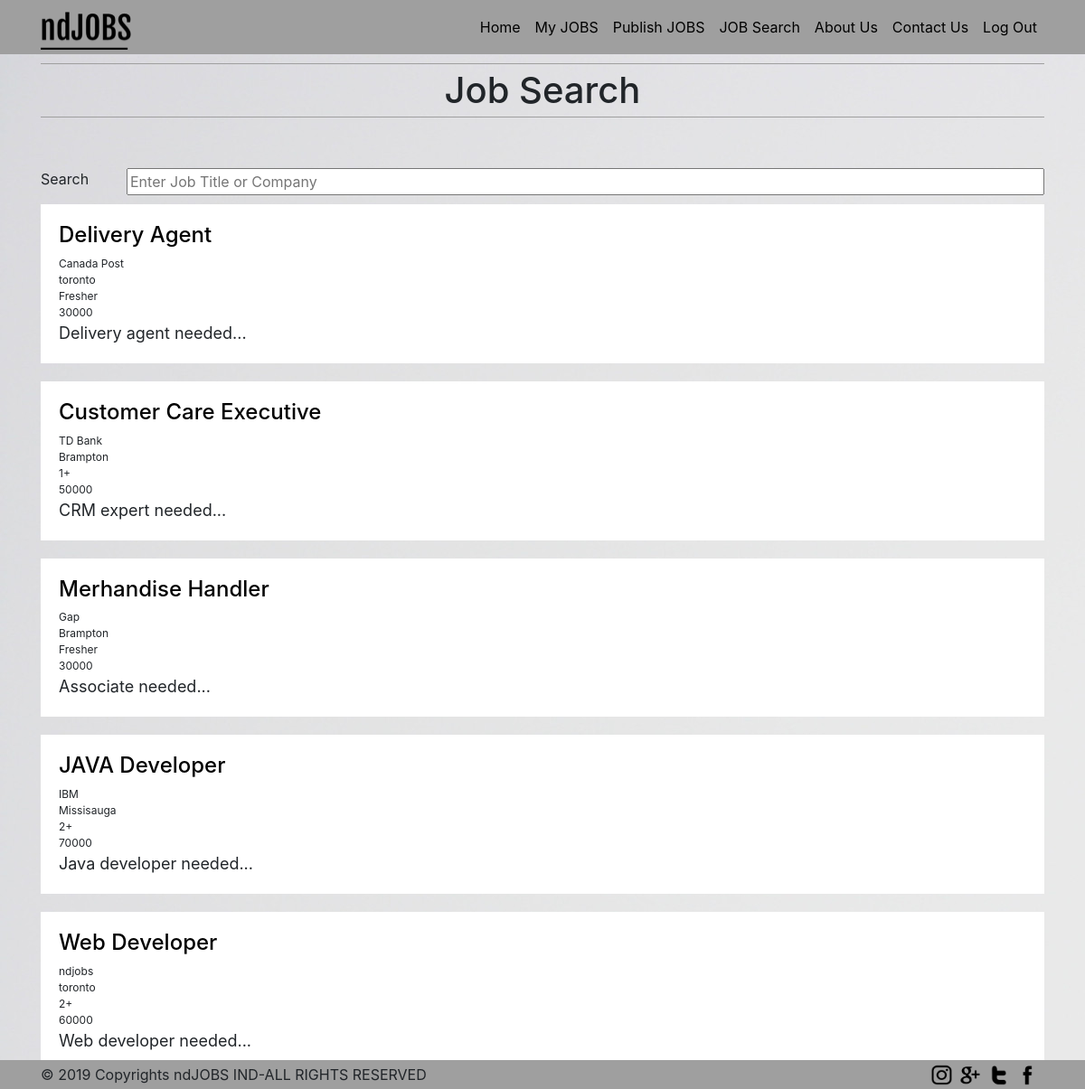
The app's page /jobsearch.php (signed in) with its own data.
### tables this page shows
CREATE TABLE `jobs` (
  `email` varchar(255) NOT NULL,
  `jobid` bigint(10) NOT NULL,
  `title` varchar(255) NOT NULL,
  `company` varchar(255) NOT NULL,
  `location` varchar(255) NOT NULL,
  `yoe` varchar(255) NOT NULL,
  `salary` varchar(255) NOT NULL,
  `description` longtext NOT NULL,
  `keywords` longtext NOT NULL
);

### jobsearch.php (the view, shortened to what this page needs)
<?php
$cn=@mysqli_connect('localhost','root','','ndjobs');
?>
<!DOCTYPE html>
<html>
<head>
<link rel="stylesheet" href="https://maxcdn.bootstrapcdn.com/bootstrap/4.3.1/css/bootstrap.min.css">
	<link rel="stylesheet" href="style.css">
</head>
<body>
<div class="main">
<div id="header">
<div class="container">
<div class="row">
<div class="col-xl-12">
<nav class="navbar navbar-expand-lg navbar-light bg-light ">
<?php
if (isset($_SESSION['seekeremail']))
{
  echo '<a class="navbar-brand" href="homeseeker.php">';
}
else if(isset($_SESSION['provideremail']))
{
  echo '<a class="navbar-brand" href="homeprovider.php">';
}
else
{
  echo '<a class="navbar-brand" href="index.php">';
}
?>
<img src="images/logo.png" width="100px"  height="50px"></a>
<div class="collapse navbar-collapse" id="navbarSupportedContent">
<ul class="navbar-nav">
  <?php
  if (isset($_SESSION['seekeremail']))
    {
      echo '<li class="nav-item">
<a class="nav-link" href="homeseeker.php">Home</a>
</li>
<li class="nav-item">
<a class="nav-link" href="profileseeker.php">My Profile</a>
</li>
<li class="nav-item">
<a class="nav-link" href="jobsearch.php">JOB Search</a>
</li>
<li class="nav-item">
<a class="nav-link" href="aboutus.php">About Us</a>
</li>
<li class="nav-item">
<a class="nav-link" href="contactus.php">Contact Us</a>
</li>
<li class="nav-item">
<a class="nav-link" href="logoutseeker.php">Log Out</a>
</li>';
    }
 else if (isset($_SESSION['provideremail']))
    {
      echo '<li class="nav-item">
<a class="nav-link" href="homeprovider.php">Home</a>
</li>
<li class="nav-item">
<a class="nav-link" href="providerjobs.php">My JOBS</a>
</li>
<li class="nav-item">
<a class="nav-link" href="addjobs.php">Publish JOBS</a>
</li>
<li class="nav-item">
<a class="nav-link" href="jobsearch.php">JOB Search</a>
</li>
<li class="nav-item">
<a class="nav-link" href="aboutus.php">About Us</a>
</li>
<li class="nav-item">
<a class="nav-link" href="contactus.php">Contact Us</a>
</li>
<li class="nav-item">
<a class="nav-link" href="logoutseeker.php">Log Out</a>
</li>';
    }
?>
</ul>
</div>
</nav>
</div>
</div>
</div>
</div>
<div class="heading">
<div class="container">
<div class="row">
<div class="col-xl-12 heading">
<h1>Job Search</h1><br><br>
</div>
</div>
</div>
</div>
<div class="container">
<div class="searchbar">
<div class="row">
<div class="col-xl-1">
<p>Search</p>
</div>
<div class="col-xl-11">
<input class="search" type="text" name="" value="" placeholder="Enter Job Title or Company">
</div>
</div>
</div>
</div>
<?php
    $select1="select * from jobs order by jobid desc";
	$query1=@mysqli_query($cn,$select1);
	$tbrw=@mysqli_num_rows($query1);
	if($tbrw>0)
	{
		while ($rowdata=@mysqli_fetch_array($query1))
	{
?>
<div class="container">
<div class="jobs">
<div class="row">
<div class="col-xl-12">
    <h4><a href="viewjob.php?jobid=<?php echo $rowdata['jobid'];?>"><?php echo $rowdata['title']?></a></h4>
	<p><?php echo $rowdata['company']?></p>
    <p><?php echo $rowdata['location']?></p>
	<p><?php echo $rowdata['yoe']?></p>
	<p><?php echo $rowdata['salary']?></p>
	<p1><?php echo substr($rowdata['description'],0,100);?>...</p1>
</div>
</div>
</div>
</div>
<?php
	}
    }
?>
<div id="footer">
<div class="container">
<div class="row">
<div class="col-xl-8">
<p>&copy; 2019 Copyrights ndJOBS IND-ALL RIGHTS RESERVED</p>
</div>
<div class="col-xl-4">
<img src="images/facebook.png">
<img src="images/twitter.png">
<img src="images/googleplus.png">
<img src="images/instagram.png">
</div>
</div>
</div>
</div>
</div>
</body>
</html>

### style.css (style rules this page uses)
body { float:left;width:100%;background-image: url("images/bg.jpg"); }
#header { float:left;width:100%;background-color:#9F9F9F; }
#header ul li a { color:black;border-bottom:1px solid transparent; }
#header img { float:left;padding-top: 8px; }
.navbar { background-color:transparent !important;padding:0px; }
.heading { width:100%;float:left; }
h1 { text-align:center;border-top:1px solid #9F9F9F;border-bottom: 1px solid #9F9F9F;padding-top:5px;padding-bottom:5px;margin-top:10px; }
.jobs { width: 100%;float: left;background-color: white;margin-bottom:20px;padding:20px; }
.jobs p { font-size: 12px; margin-bottom: 0px; }
.jobs p1 { font-size: 18px;height:5px; }
.jobs a { color: black; }
.searchbar { width: 100%;float: left; }
.searchbar input[type=text] { width:100%; }
#footer { position:fixed;left:0;bottom:0;float:left;width:100%;background-color:#9F9F9F; }
#footer p { margin-top:4px;margin-bottom:0px; }
#footer img { float:right;display:inline;width:7%;margin-right:7px;padding-bottom:4px;padding-top:4px; }

### records on screen
jobs: title "Delivery Agent", company "Canada Post", location "toronto", yoe "Fresher", salary "30000", description "Delivery agent needed"
jobs: title "Customer Care Executive", company "TD Bank", location "Brampton", yoe "1+", salary "50000", description "CRM expert needed"
jobs: title "Merhandise Handler", company "Gap", location "Brampton", yoe "Fresher", salary "30000", description "Associate needed"
jobs: title "JAVA Developer", company "IBM", location "Missisauga", yoe "2+", salary "70000", description "Java developer needed"
jobs: title "Web Developer", company "ndjobs", location "toronto", yoe "2+", salary "60000", description "Web developer needed"
